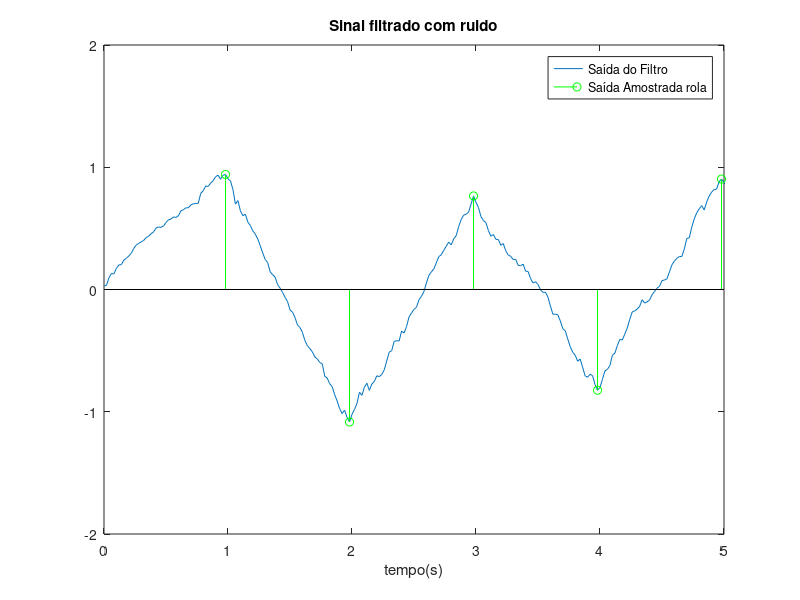

The MATLAB source for this figure:
Fs = 50;
Ts = 1;
V = 1;

bit1 = V*ones(1,Fs);
bit0 = -V*ones(1,Fs);
y = [bit1 bit0 bit1 bit0 bit1];

h = [ones(1,Fs)];

r=conv(y,h)/Fs;
fim = length(r);
t = 0:1/Fs:fim/Fs-1/Fs;
plot(t,r);
t_amostra = [Fs Fs*2 Fs*3 Fs*4 Fs*5];
r_amostra = r(t_amostra);

% criando ruido e adicionando no sinal conhecido
ruido = randn(1, length(y));
y_r = y + ruido;
r_ruido = conv(y_r,h)/Fs;
r_r_amostra = r_ruido(t_amostra);

t_amostra = t_amostra/Fs-1/Fs;
hold
stem(t_amostra, r_amostra, 'r');
xlabel('tempo(s)');
legend('Saída do Filtro', 'Saída Amostrada');
axis([0 5 -2 2]);


hold 
plot(t, r_ruido);
hold
stem(t_amostra, r_r_amostra, 'g');
title('Sinal filtrado com ruido');
xlabel('tempo(s)');
legend('Saída do Filtro', 'Saída Amostrada rola');
axis([0 5 -2 2]);
% figure
% plot(t,y)
% xlabel('tempo (s)');
% axis([0 5 -2 2])
% 
% fim = length(y);
% ruido = randn(1,fim);
% yr = y+ruido;

% adicionar ruído gaussiano a sequencia transmitida e passe o sinal pelo
% filtro casado

